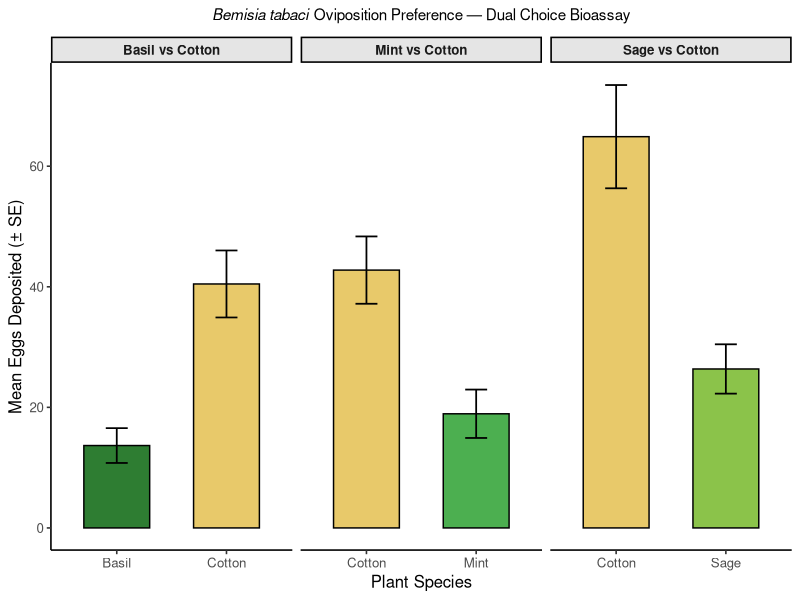
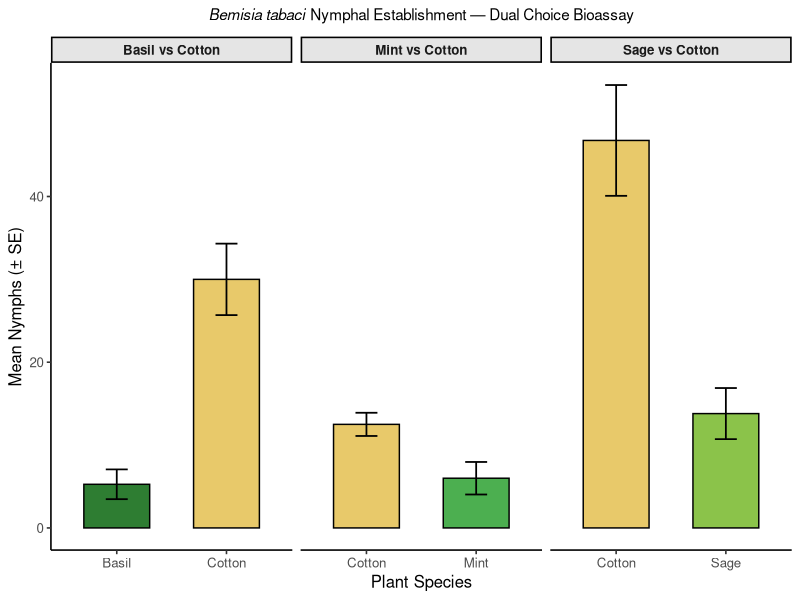
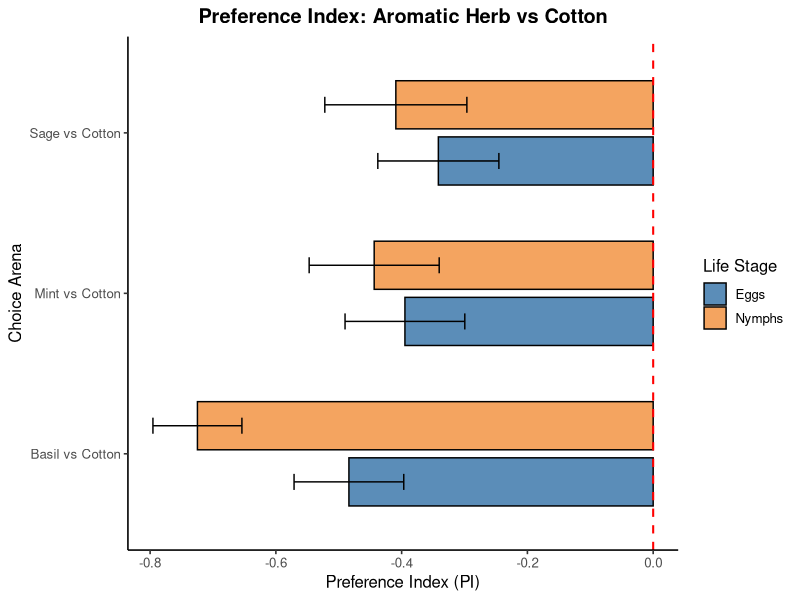

These charts were generated, in order, by the following R code:
library(ggplot2)
library(tidyverse)
library(lme4)
library(emmeans)
library(lmerTest)
library(dplyr)
library(multcompView)
library(multcomp)

# Load and Reshape Data
raw <- read_csv("Project_data.csv")
head(raw)

# Arena 1: Mint vs Cotton
arena1 <- raw %>%
  dplyr::select(Replication, Plant, Eggs, Nymph) %>%
  mutate(Arena = "Mint vs Cotton")

# Arena 2: Sage vs Cotton
arena2 <- raw %>%
  dplyr::select(Replication = Replication.1, Plant = Plant.1,
                Eggs = Eggs.1, Nymph = Nymph.1) %>%
  mutate(Arena = "Sage vs Cotton")

# Arena 3: Basil vs Cotton
arena3 <- raw %>%
  dplyr::select(Replication = Replication.2, Plant = Plant.2,
                Eggs = Eggs.2, Nymph = Nymph.2) %>%
  mutate(Arena = "Basil vs Cotton")

# Combine all arenas
df <- rbind(arena1, arena2, arena3) %>%
  mutate(
    Plant       = as.factor(Plant),
    Arena       = as.factor(Arena),
    Replication = as.factor(Replication)
  )

head(df)
glimpse(df)

# Summary Statistics
summary_stats <- df %>%
  group_by(Arena, Plant) %>%
  summarise(
    n          = n(),
    mean_eggs  = mean(Eggs,  na.rm = TRUE),
    sd_eggs    = sd(Eggs,    na.rm = TRUE),
    se_eggs    = sd_eggs / sqrt(n),
    mean_nymph = mean(Nymph, na.rm = TRUE),
    sd_nymph   = sd(Nymph,   na.rm = TRUE),
    se_nymph   = sd_nymph / sqrt(n),
    .groups    = "drop"
  )

knitr::kable(summary_stats, digits = 2,
             caption = "Summary statistics: Mean eggs and nymphs per plant type per arena")

# Preference Index (PI)
pi_data <- df %>%
  group_by(Arena, Replication, Plant) %>%
  summarise(Eggs = sum(Eggs), Nymph = sum(Nymph), .groups = "drop") %>%
  pivot_wider(names_from = Plant, values_from = c(Eggs, Nymph)) %>%
  mutate(
    herb_eggs = case_when(
      Arena == "Mint vs Cotton" ~ Eggs_Mint,
      Arena == "Sage vs Cotton" ~ Eggs_Sage,
      Arena == "Basil vs Cotton" ~ Eggs_Basil
    ),
    herb_nymph = case_when(
      Arena == "Mint vs Cotton" ~ Nymph_Mint,
      Arena == "Sage vs Cotton" ~ Nymph_Sage,
      Arena == "Basil vs Cotton" ~ Nymph_Basil
    )
  )


# Compute PI per arena dynamically
pi_calc <- df %>%
  group_by(Arena, Replication) %>%
  summarise(
    herb_plant  = Plant[Plant != "Cotton"][1],
    herb_eggs   = Eggs[Plant != "Cotton"],
    cotton_eggs = Eggs[Plant == "Cotton"],
    herb_nymph  = Nymph[Plant != "Cotton"],
    cotton_nymph = Nymph[Plant == "Cotton"],
    .groups = "drop"
  ) %>%
  mutate(
    PI_eggs  = (herb_eggs  - cotton_eggs)  / (herb_eggs  + cotton_eggs  + 1e-6),
    PI_nymph = (herb_nymph - cotton_nymph) / (herb_nymph + cotton_nymph + 1e-6)
  )

pi_summary <- pi_calc %>%
  group_by(Arena, herb_plant) %>%
  summarise(
    mean_PI_eggs  = mean(PI_eggs,  na.rm = TRUE),
    se_PI_eggs    = sd(PI_eggs,    na.rm = TRUE) / sqrt(n()),
    mean_PI_nymph = mean(PI_nymph, na.rm = TRUE),
    se_PI_nymph   = sd(PI_nymph,   na.rm = TRUE) / sqrt(n()),
    .groups = "drop"
  )

knitr::kable(pi_summary, digits = 3,
             caption = "Preference Index (PI): negative = preference for Cotton")
# Figures

## Figure 1 — Mean Eggs Deposited per Plant Type per Arena
egg_plot <- ggplot(summary_stats,
                   aes(x = Plant, y = mean_eggs, fill = Plant)) +
  geom_col(color = "black", width = 0.6) +
  geom_errorbar(aes(ymin = mean_eggs - se_eggs,
                    ymax = mean_eggs + se_eggs),
                width = 0.2, linewidth = 0.6) +
  facet_wrap(~ Arena, scales = "free_x") +
  scale_fill_manual(values = c(
    "Mint"   = "#4CAF50",
    "Sage"   = "#8BC34A",
    "Basil"  = "#2E7D32",
    "Cotton" = "#E8C96A"
  )) +
  labs(
    title    = expression(paste(italic("Bemisia tabaci"), " Oviposition Preference — Dual Choice Bioassay")),
    x        = "Plant Species",
    y        = "Mean Eggs Deposited (± SE)",
    fill     = "Plant"
  ) +
  theme_classic(base_size = 12) +
  theme(
    plot.title       = element_text(hjust = 0.5, face = "bold", size = 11),
    strip.background = element_rect(fill = "grey90", color = "black"),
    strip.text       = element_text(face = "bold"),
    legend.position  = "none"
  )

egg_plot

## Figure 2 — Mean Nymphs per Plant Type per Arena
nymph_plot <- ggplot(summary_stats,
                     aes(x = Plant, y = mean_nymph, fill = Plant)) +
  geom_col(color = "black", width = 0.6) +
  geom_errorbar(aes(ymin = mean_nymph - se_nymph,
                    ymax = mean_nymph + se_nymph),
                width = 0.2, linewidth = 0.6) +
  facet_wrap(~ Arena, scales = "free_x") +
  scale_fill_manual(values = c(
    "Mint"   = "#4CAF50",
    "Sage"   = "#8BC34A",
    "Basil"  = "#2E7D32",
    "Cotton" = "#E8C96A"
  )) +
  labs(
    title = expression(paste(italic("Bemisia tabaci"), " Nymphal Establishment — Dual Choice Bioassay")),
    x     = "Plant Species",
    y     = "Mean Nymphs (± SE)",
    fill  = "Plant"
  ) +
  theme_classic(base_size = 12) +
  theme(
    plot.title       = element_text(hjust = 0.5, face = "bold", size = 11),
    strip.background = element_rect(fill = "grey90", color = "black"),
    strip.text       = element_text(face = "bold"),
    legend.position  = "none"
  )

nymph_plot
## Figure 3 — Preference Index by Arena
pi_long <- pi_summary %>%
  pivot_longer(
    cols = c(mean_PI_eggs, mean_PI_nymph),
    names_to = "Metric",
    values_to = "PI"
  ) %>%
  mutate(
    se = ifelse(
      Metric == "mean_PI_eggs",
      pi_summary$se_PI_eggs[match(Arena, pi_summary$Arena)],
      pi_summary$se_PI_nymph[match(Arena, pi_summary$Arena)]
    ),
    Metric = recode(Metric,
                    mean_PI_eggs = "Eggs",
                    mean_PI_nymph = "Nymphs"
    )
  )
pi_plot <- ggplot(pi_long, aes(x = Arena, y = PI, fill = Metric)) +
  geom_col(position = position_dodge(0.7), width = 0.6, color = "black") +
  geom_errorbar(aes(ymin = PI - se, ymax = PI + se),
                position = position_dodge(0.7), width = 0.2) +
  geom_hline(yintercept = 0, linetype = "dashed", color = "red", linewidth = 0.7) +
  scale_fill_manual(values = c("Eggs" = "#5B8DB8", "Nymphs" = "#F4A460")) +
  labs(
    title = "Preference Index: Aromatic Herb vs Cotton",
    x     = "Choice Arena",
    y     = "Preference Index (PI)",
    fill  = "Life Stage"
  ) +
  coord_flip() +   # ✅ THIS MAKES IT HORIZONTAL
  theme_classic(base_size = 12) +
  theme(
    plot.title      = element_text(hjust = 0.5, face = "bold"),
    axis.text.x     = element_text(angle = 0),  # no need to tilt anymore
    legend.position = "right"
  )

pi_plot

# Statistical Analysis

## Wilcoxon Signed-Rank Test
cat("=== ARENA 1: Mint vs Cotton (Eggs) ===\n")

mint_eggs <- df %>%
  filter(Arena == "Mint vs Cotton") %>%
  dplyr::select(Replication, Plant, Eggs) %>%
  pivot_wider(names_from = Plant, values_from = Eggs)

print(wilcox.test(mint_eggs$Mint, mint_eggs$Cotton, paired = TRUE))


cat("\n=== ARENA 2: Sage vs Cotton (Eggs) ===\n")

sage_eggs <- df %>%
  filter(Arena == "Sage vs Cotton") %>%
  dplyr::select(Replication, Plant, Eggs) %>%
  pivot_wider(names_from = Plant, values_from = Eggs)

print(wilcox.test(sage_eggs$Sage, sage_eggs$Cotton, paired = TRUE))


cat("\n=== ARENA 3: Basil vs Cotton (Eggs) ===\n")

basil_eggs <- df %>%
  filter(Arena == "Basil vs Cotton") %>%
  dplyr::select(Replication, Plant, Eggs) %>%
  pivot_wider(names_from = Plant, values_from = Eggs)

print(wilcox.test(basil_eggs$Basil, basil_eggs$Cotton, paired = TRUE))

cat("\n=== ARENA 1: Mint vs Cotton (Nymph) ===\n")

mint_nymph <- df %>%
  filter(Arena == "Mint vs Cotton") %>%
  dplyr::select(Replication, Plant, Nymph) %>%
  pivot_wider(names_from = Plant, values_from = Nymph)

print(wilcox.test(mint_nymph$Mint, mint_nymph$Cotton, paired = TRUE))


cat("\n=== ARENA 2: Sage vs Cotton (Nymph) ===\n")

sage_nymph <- df %>%
  filter(Arena == "Sage vs Cotton") %>%
  dplyr::select(Replication, Plant, Nymph) %>%
  pivot_wider(names_from = Plant, values_from = Nymph)

print(wilcox.test(sage_nymph$Sage, sage_nymph$Cotton, paired = TRUE))


cat("\n=== ARENA 3: Basil vs Cotton (Nymph) ===\n")

basil_nymph <- df %>%
  filter(Arena == "Basil vs Cotton") %>%
  dplyr::select(Replication, Plant, Nymph) %>%
  pivot_wider(names_from = Plant, values_from = Nymph)

print(wilcox.test(basil_nymph$Basil, basil_nymph$Cotton, paired = TRUE))
